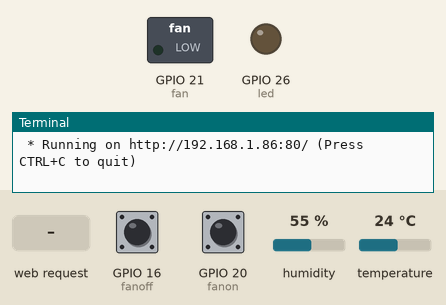
A program run on a simulated Raspberry Pi (BCM pin numbers). Shown: switched loads named in the program (green lamp = pin HIGH), output pins drawn as LEDs (lit = HIGH), the last lines printed to the terminal. Inputs (shaded band) come from the test bench; at power-on: GPIO 20 (fanon) LOW, GPIO 16 (fanoff) LOW, humidity 55 %, temperature 24 °C. The clock reads 2024-03-15 10:24:30 at power-on unless the program sets it.

Above: at 1.2 s.
1.3 s: GPIO 20 (fanon) pulled HIGH for 0.15 s
At 2.1 s:
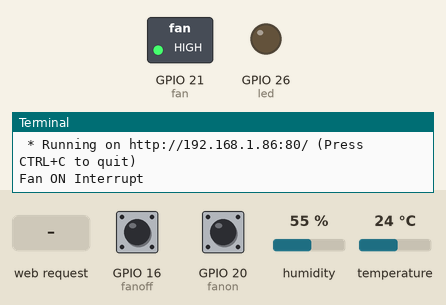
2.9 s: HTTP request for /led/on received
At 3.4 s:
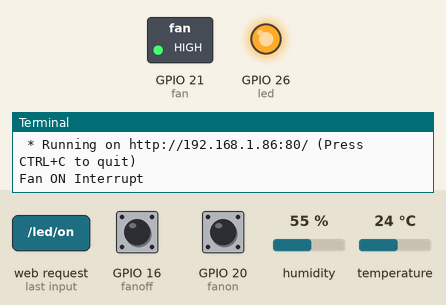
4.4 s: GPIO 16 (fanoff) pulled HIGH for 0.15 s
At 5.6 s:
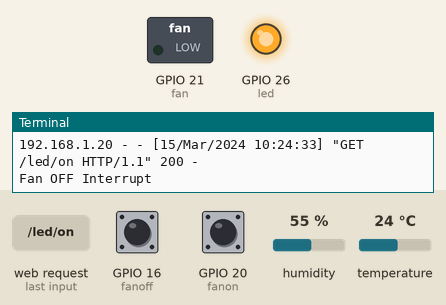
10.5 s: GPIO 20 (fanon) pulled HIGH for 1 s
At 11.5 s:
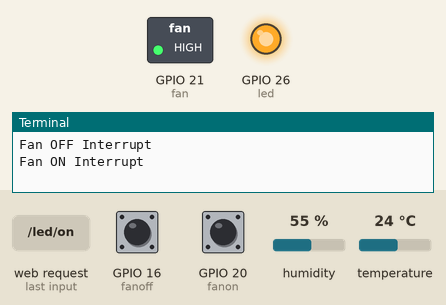
Timing chart, 0 to 13.5 s (numbered marks = the images above; inputs shaded):
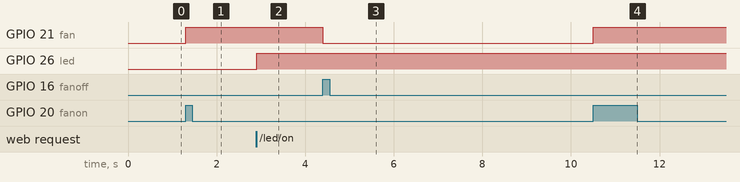

Measured:
- after the input at 1.3 s, GPIO 21 (fan): LOW → HIGH at once
- after the input at 2.9 s, GPIO 26 (led): LOW → HIGH at once
- after the input at 4.4 s, GPIO 21 (fan): HIGH → LOW at once
- after the input at 10.5 s, GPIO 21 (fan): LOW → HIGH at once

The program:

app.py
```python
import RPi.GPIO as GPIO
from flask import Flask, render_template, request
import sys
import Adafruit_DHT
from gpiozero import MCP3008
import time

mq135 = MCP3008(0)  #setting up mq135 sensor at pin 0 of mcp3008 ADC IC
mq2 = MCP3008(1)        #setting up mq2 sensor at pin 1 of mcp3008 ADC IC


app = Flask(__name__) #starting flask
GPIO.setmode(GPIO.BCM)
GPIO.setwarnings(False)

#define actuators GPIOs
fan = 21
led = 26

#initialize GPIO status variables
fanSts = 0
ledSts = 0

# Define pins as output
GPIO.setup(fan, GPIO.OUT)
GPIO.setup(led, GPIO.OUT)

# turns OFF at startup
GPIO.output(fan, GPIO.LOW)
GPIO.output(led, GPIO.LOW)

@app.route("/")#creation of landing page
def index():
	# Read Sensors Status
	fanSts = GPIO.input(fan)
	ledSts = GPIO.input(led)
	mq135Sts = mq135.value
	mq2Sts = mq2.value
	humidity, temperature = Adafruit_DHT.read_retry(11, 4)
        #storing into variables to pass to html file
	templateData = {
              'title' : 'Status of the Devices!',
              'fan'  : fanSts,
              'led'  : ledSts,
              'temp'  : temperature,
              'humi'  : humidity,
              'mq135' : mq135Sts,
              'mq2' : mq2Sts,
       }
	return render_template('index.html', **templateData)   #redirecting landing page to use external file and passing data to it


@app.route("/<deviceName>/<action>") #creating other pages for other actions
def action(deviceName, action):
	if deviceName == 'fan': #checks if fan's button was pressed
		actuator = fan

	if deviceName == 'led': #checks if led's button was pressed
		actuator = led
	if action == "on": #checks wether on or off button was pressed
		GPIO.output(actuator, GPIO.HIGH)
	if action == "off": #checks wether on or off button was pressed
		GPIO.output(actuator, GPIO.LOW)
	if action == "check": #checks if temprature and humudity check button was pressed
                humidity, temperature = Adafruit_DHT.read_retry(11, 4)

        #reads the current status of actuators
	fanSts = GPIO.input(fan)
	ledSts = GPIO.input(led)
	#reads the sensor's values
	humidity, temperature = Adafruit_DHT.read_retry(11, 4)
	mq135Sts = mq135.value
	mq2Sts = mq2.value
        #storing into variables to pass to html file
	templateData = {
              'fan'  : fanSts,
              'led'  : ledSts,
              'temp'  : temperature,
              'humi'  : humidity,
              'mq135' : mq135Sts,
              'mq2' : mq2Sts,
	}
	return render_template('index.html', **templateData)    #redirecting landing page to use external file and passing data to it

def InterruptFanOn(fanon): #function for turning on fan if it is  off when temprature is high
  print("Fan ON Interrupt")
  if GPIO.input(fan) == 0 :
          GPIO.output(fan, GPIO.HIGH)
  else:
          print('Fan on ignored')

def InterruptFanOff(fanoff): #function for turning offf fan if it is on when temprature is low
  print("Fan OFF Interrupt")
  if GPIO.input(fan) == 1 :
          GPIO.output(fan, GPIO.LOW)
  else:
          print('Fan off ignored')

#setting up interrupt to detect High temprature status from arduino
fanon = 20
GPIO.setup(fanon, GPIO.IN, pull_up_down=GPIO.PUD_DOWN) #reads the pin state
GPIO.add_event_detect(fanon, GPIO.RISING, callback=InterruptFanOn)#creates interrupt event when the pin is High and calls fanon function

#setting up interrupt to detect Low temprature status from arduino
fanoff = 16
GPIO.setup(fanoff, GPIO.IN, pull_up_down=GPIO.PUD_DOWN) #reads the pin state
GPIO.add_event_detect(fanoff, GPIO.RISING, callback=InterruptFanOff)#creates interrupt event when the pin is Low and calls fanoff function


if __name__ == "__main__": #starts flask server on specified IP address
   app.run(host="192.168.1.86", port=80, debug=True)
```
